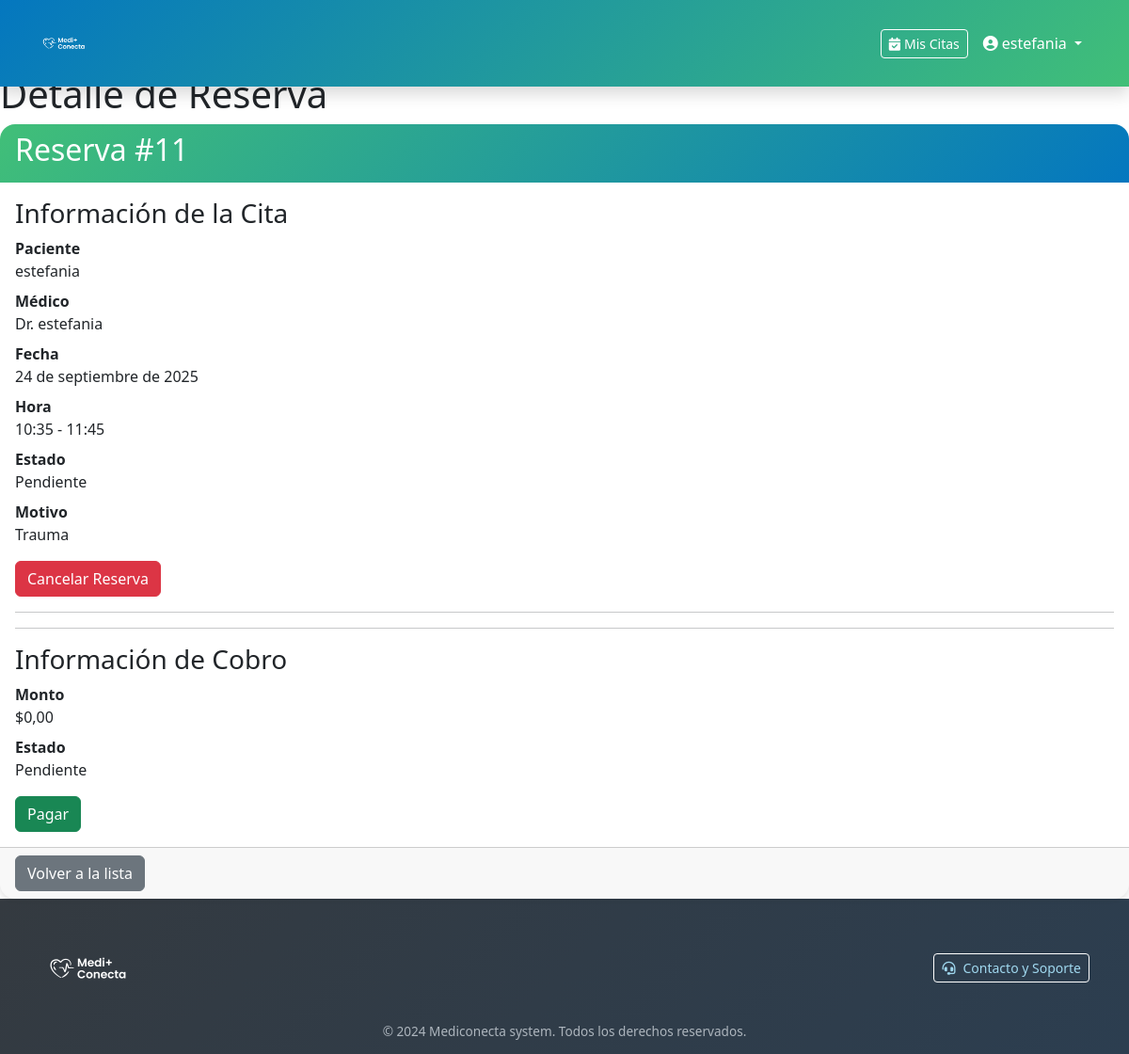
The app's page /citas/reservas/11/ (signed in), older data.
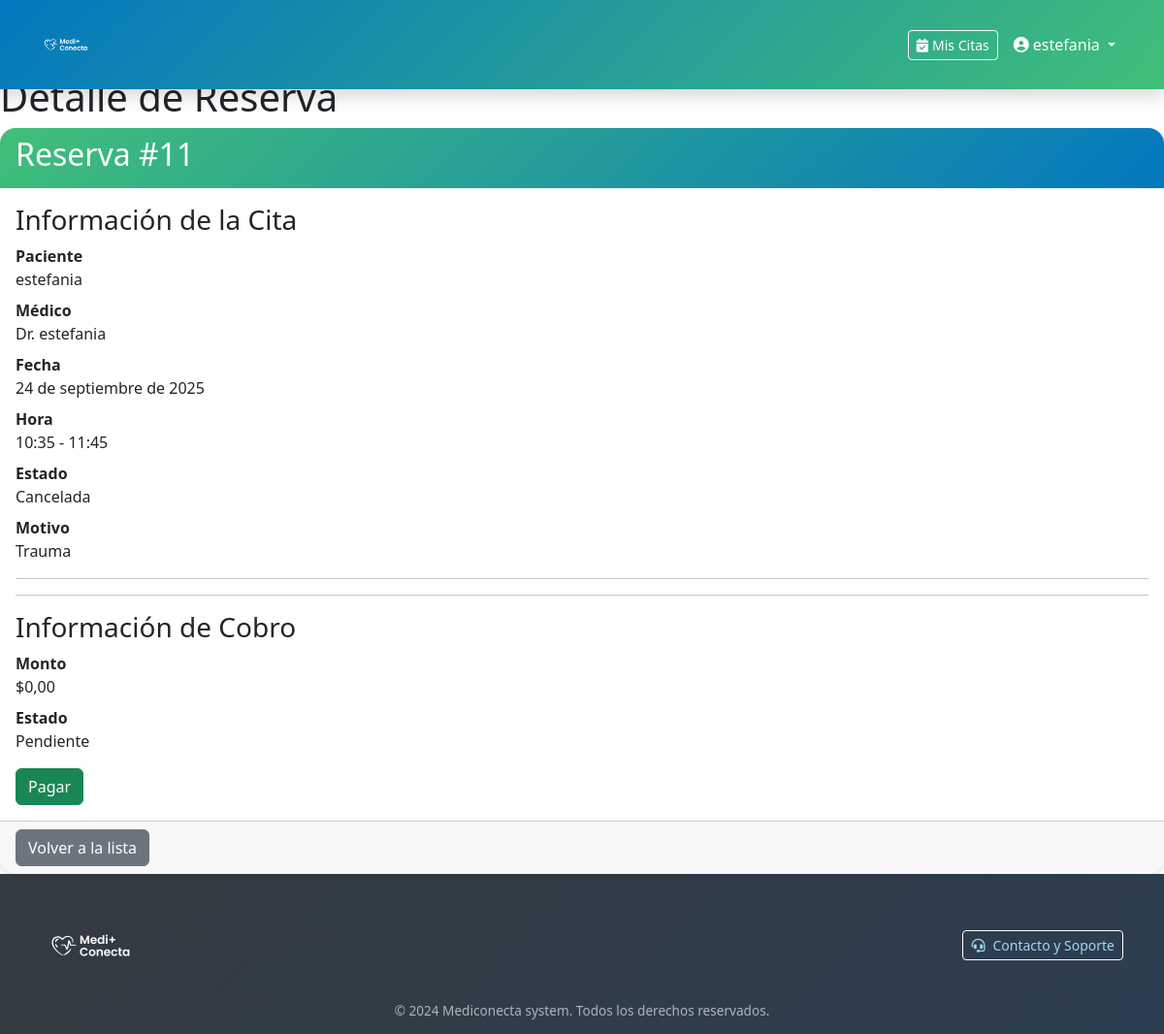
The same page, newer data.
### citas/models.py (models this page shows, shortened)
class Reserva(models.Model):
    paciente = models.ForeignKey(Paciente, on_delete=models.CASCADE, related_name='reservas')
    medico = models.ForeignKey(Medico, on_delete=models.CASCADE, related_name='reservas')
    fecha = models.DateField()
    hora_inicio = models.TimeField()
    hora_fin = models.TimeField()
    motivo = models.TextField()
    estado = models.CharField(
        max_length=20,
        choices=EstadoReserva.choices,
        default=EstadoReserva.PENDIENTE
    )
    fecha_creacion = models.DateTimeField(auto_now_add=True)
    fecha_modificacion = models.DateTimeField(auto_now=True)
    class Meta:
        ordering = ['fecha', 'hora_inicio']
    def puede_cancelar(self):
        return self.estado in [EstadoReserva.PENDIENTE, EstadoReserva.CONFIRMADA]

### pacientes/models.py (models this page shows)
class Paciente(models.Model):
    user = models.OneToOneField(User, on_delete=models.CASCADE, related_name="paciente")
    rut = models.CharField(max_length=20, blank=True)
    telefono = models.CharField(max_length=30, blank=True)
    fecha_nacimiento = models.DateField(null=True, blank=True)
    direccion = models.CharField(max_length=255, blank=True)
    grupo_sanguineo = models.CharField(max_length=10, blank=True)
    alergias = models.TextField(blank=True)
    def __str__(self):
        return self.user.get_full_name() or self.user.username

### medicos/models.py (models this page shows)
class Medico(models.Model):
    user = models.OneToOneField(User, on_delete=models.CASCADE, related_name="medico")
    especialidad = models.ForeignKey(Especialidad, on_delete=models.SET_NULL, null=True, related_name="medicos")
    registro_colegio = models.CharField(max_length=60, blank=True)
    telefono = models.CharField(max_length=30, blank=True)
    horario_inicio = models.TimeField(null=True, blank=True)
    horario_fin = models.TimeField(null=True, blank=True)
    disponible = models.BooleanField(default=True)
    def __str__(self):
        return self.user.get_full_name() or self.user.username

### citas/views.py (the view)
# urls.py: path("reservas/<int:pk>/", views.reserva_detalle, name="reserva_detalle"),
@login_required
def reserva_detalle(request, pk):
    reserva = get_object_or_404(Reserva, pk=pk)
    if not (hasattr(request.user, 'paciente') and request.user.paciente == reserva.paciente) and \
       not (hasattr(request.user, 'medico') and request.user.medico == reserva.medico):
        messages.error(request, "No tienes permiso para ver esta reserva.")
        return redirect('citas:reserva_lista')
    historial = HistorialMedico.objects.filter(reserva=reserva).first()
    cobro = Cobro.objects.filter(reserva=reserva).first()
    return render(request, 'citas/reserva_detalle.html', {
        'reserva': reserva,
        'historial': historial,
        'cobro': cobro
    })

### templates/citas/reserva_detalle.html (shortened to what this page needs)
{% extends "base.html" %}
{% block content %}
<h1>Detalle de Reserva</h1>
<div class="card">
    <div class="card-header">
        <h2>Reserva #{{ reserva.id }}</h2>
    </div>
    <div class="card-body">
        <h3>Información de la Cita</h3>
        <dl>
            <dt>Paciente</dt>
            <dd>{{ reserva.paciente }}</dd>
            <dt>Médico</dt>
            <dd>Dr. {{ reserva.medico }}</dd>
            <dt>Fecha</dt>
            <dd>{{ reserva.fecha }}</dd>
            <dt>Hora</dt>
            <dd>{{ reserva.hora_inicio }} - {{ reserva.hora_fin }}</dd>
            <dt>Estado</dt>
            <dd>{{ reserva.get_estado_display }}</dd>
            <dt>Motivo</dt>
            <dd>{{ reserva.motivo }}</dd>
        </dl>
        {% if user.paciente == reserva.paciente and reserva.puede_cancelar %}
            <a href="{% url 'citas:reserva_cancelar' reserva.id %}" class="btn btn-danger">Cancelar Reserva</a>
        {% endif %}
        <hr>
        <hr>
        {% if cobro %}
            <h3>Información de Cobro</h3>
            <dl>
                <dt>Monto</dt>
                <dd>${{ cobro.monto }}</dd>
                <dt>Estado</dt>
                <dd>{% if cobro.pagado %}Pagado{% else %}Pendiente{% endif %}</dd>
            </dl>
            {% if not cobro.pagado %}
                {% if user.paciente == reserva.paciente %}
                    <a href="{% url 'citas:cobro_pagar' reserva.id %}" class="btn btn-success">Pagar</a>
                {% elif user.medico == reserva.medico %}
                    <a href="{% url 'citas:cobro_actualizar' reserva.id %}" class="btn btn-primary">Actualizar Cobro</a>
                {% endif %}
            {% endif %}
        {% endif %}
    </div>
    <div class="card-footer">
        <a href="{% url 'citas:reserva_lista' %}" class="btn btn-secondary">Volver a la lista</a>
    </div>
</div>
{% endblock %}

Row changes from the older to the newer data that the page shows:
changed Reserva "Trauma": estado "Pendiente" → "Cancelada"
Text that changed along with them:
text no longer shown: "Cancelar Reserva"
